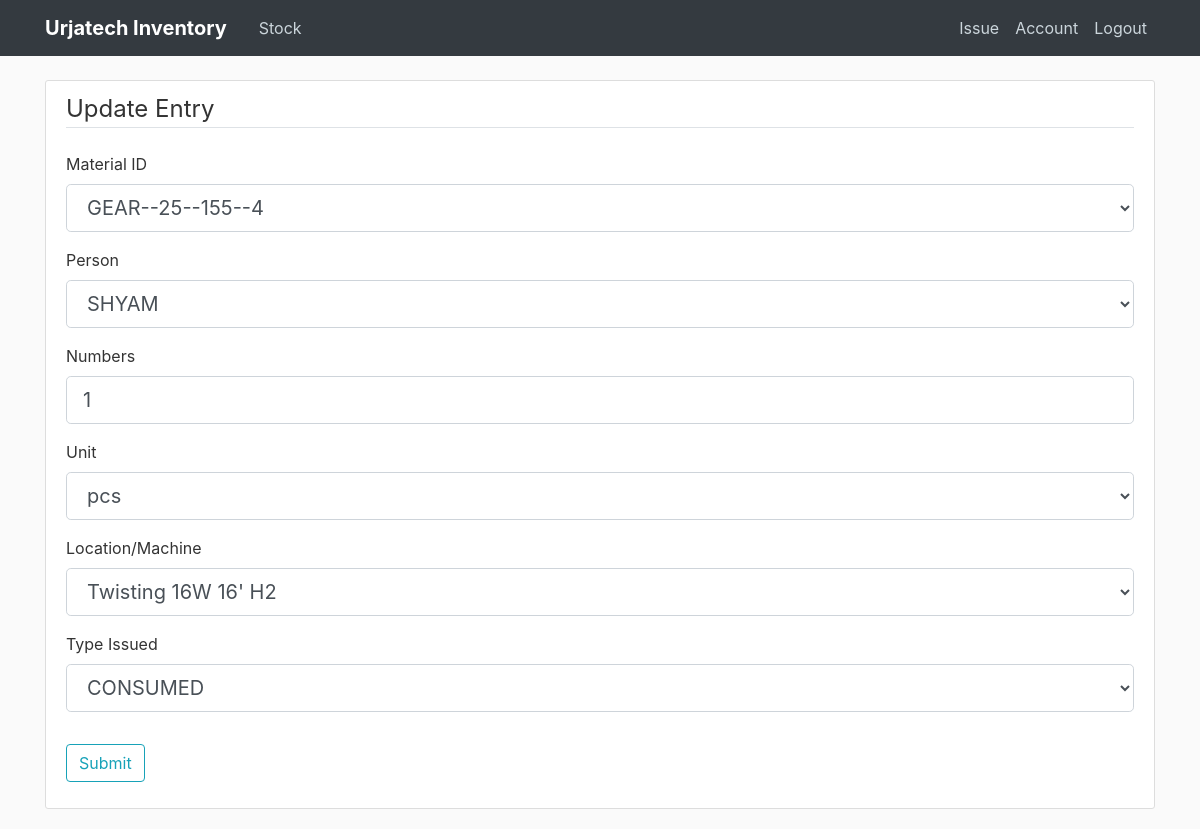
Screenshot of /post/1/update (signed in) with the database file from the repository.
### flaskblog/models.py (models this page shows, shortened)
class Post(db.Model):
    id = db.Column(db.Integer, primary_key=True)
    material_id = db.Column(db.String(50), nullable=False)
    numbers_issued = db.Column(db.Integer)
    unit = db.Column(db.String(10))
    person = db.Column(db.String(20))
    location = db.Column(db.String(50))
    type_issued = db.Column(db.String(20))
    date_posted = db.Column(db.DateTime, nullable=False, default=datetime.now)
    user_id = db.Column(db.Integer, db.ForeignKey('user.id'))

### flaskblog/routes.py (the view)
@app.route("/post/<int:post_id>/update", methods=['GET', 'POST'])
@login_required
def update_post(post_id):
    post = Post.query.get_or_404(post_id)
    if post.author != current_user:
        abort(403)
    form = PostForm()
    if form.validate_on_submit():
        post.material_id = form.material_id.data
        post.type_issued = form.type_issued.data
        post.numbers_issued = form.numbers_issued.data
        post.unit = form.unit.data
        post.person = form.person.data
        post.location = form.location.data
        db.session.commit()
        flash("Your post has been updated", 'success')
        return redirect(url_for('post', post_id=post_id))
    elif request.method == 'GET':
        form.material_id.data = post.material_id
        form.type_issued.data = post.type_issued
        form.numbers_issued.data = post.numbers_issued
        form.unit.data = post.unit
        form.person.data = post.person
        form.location.data = post.location
    return render_template('create_post.html', title='Update Entry', form=form, legend='Update Entry')

### flaskblog/forms.py
class PostForm(FlaskForm):
    material_id = SelectField('Material ID', validators=[DataRequired()], choices=[(x, x) for x in CHOICES_MATERIALID])
    numbers_issued = IntegerField('Numbers', default=1, validators=[DataRequired()])
    unit = SelectField('Unit', default='pcs', choices=[(x, x) for x in CHOICES_UNIT])
    person = SelectField('Person', choices=CHOICES_PERSON, validators=[DataRequired()])
    location = SelectField('Location/Machine', default='Delhi', choices=CHOICES_LOCATION)
    type_issued = SelectField('Type Issued', default='CONSUMED', choices=CHOICES_TYPE_ISSUED)
    submit = SubmitField('Submit')

### flaskblog/models.py (called while the page is built)
@login_manager.user_loader
def load_user(user_id):
    return User.query.get(int(user_id))

### flaskblog/templates/create_post.html (shortened to what this page needs)
{% extends "layout.html" %}
{% block content %}
    <div class="content-section">
        <form method="POST" action="">
            <fieldset class="form-group">
                <legend class="border-bottom mb-4">
                    {{ legend }}
                </legend>
                <div class="form-group">
                    {{ form.material_id.label(class="form-control-label") }}
                    {% if form.material_id.errors %}
                        {{ form.material_id(class="form-control form-control-lg is-invalid") }}
                        <div class="invalid-feedback">
                            {% for error in form.material_id.errors %}
                                <span>
                            {{ error }}
                            </span>
                            {% endfor %}
                        </div>
                    {% else %}
                        {{ form.material_id(class="form-control form-control-lg") }}
                    {% endif %}
                </div>
                <div class="form-group">
                    {{ form.person.label(class="form-control-label") }}
                    {% if form.person.errors %}
                        {{ form.person(class="form-control form-control-lg is-invalid") }}
                        <div class="invalid-feedback">
                            {% for error in form.person.errors %}
                                <span>
                                {{ error }}
                                </span>
                            {% endfor %}
                        </div>
                    {% else %}
                        {{ form.person(class="form-control form-control-lg") }}
                    {% endif %}
                </div>
                <div class="form-group">
                    {{ form.numbers_issued.label(class="form-control-label") }}
                    {% if form.numbers_issued.errors %}
                        {{ form.numbers_issued(class="form-control form-control-lg is-invalid") }}
                        <div class="invalid-feedback">
                            {% for error in form.numbers_issued.errors %}
                                <span>
                                {{ error }}
                                </span>
                            {% endfor %}
                        </div>
                    {% else %}
                        {{ form.numbers_issued(class="form-control form-control-lg") }}
                    {% endif %}
                </div>
                <div class="form-group">
                    {{ form.unit.label(class="form-control-label") }}
                    {% if form.unit.errors %}
                        {{ form.unit(class="form-control form-control-lg is-invalid") }}
                        <div class="invalid-feedback">
                            {% for error in form.unit.errors %}
                                <span>
                                {{ error }}
                                </span>
                            {% endfor %}
                        </div>
                    {% else %}
                        {{ form.unit(class="form-control form-control-lg") }}
                    {% endif %}
                </div>
                <div class="form-group">
                    {{ form.location.label(class="form-control-label") }}
                    {% if form.location.errors %}
                        {{ form.location(class="form-control form-control-lg is-invalid") }}
                        <div class="invalid-feedback">
                            {% for error in form.location.errors %}
                                <span>
                                {{ error }}
                                </span>
                            {% endfor %}
                        </div>
                    {% else %}
                        {{ form.location(class="form-control form-control-lg") }}
                    {% endif %}
                </div>
                <div class="form-group">
                    {{ form.type_issued.label(class="form-control-label") }}
                    {% if form.type_issued.errors %}
                        {{ form.type_issued(class="form-control form-control-lg is-invalid") }}
                        <div class="invalid-feedback">
                            {% for error in form.type_issued.choices.errors %}
                                <span>
                                {{ error }}
                                </span>
                            {% endfor %}
                        </div>
                    {% else %}
                        {{ form.type_issued(class="form-control form-control-lg") }}
                    {% endif %}
                </div>
            </fieldset>
            <div class="form-group">
                {{ form.submit(class="btn btn-outline-info") }}
            </div>
        </form>
    </div>
{% endblock content %}

### flaskblog/static/main.css (style rules this page uses)
body { background: #fafafa; color: #333333; margin-top: 5rem; }
.content-section { background: #ffffff; padding: 10px 20px; border: 1px solid #dddddd; border-radius: 3px; margin-bottom: 20px; }

### rows the page displays
Post: material_id "GEAR--25--155--4", person "SHYAM", numbers_issued "1", unit "pcs", location "Twisting 16W 16' H2", type_issued "CONSUMED"

### other values shown
{{ legend }} "Update Entry"
